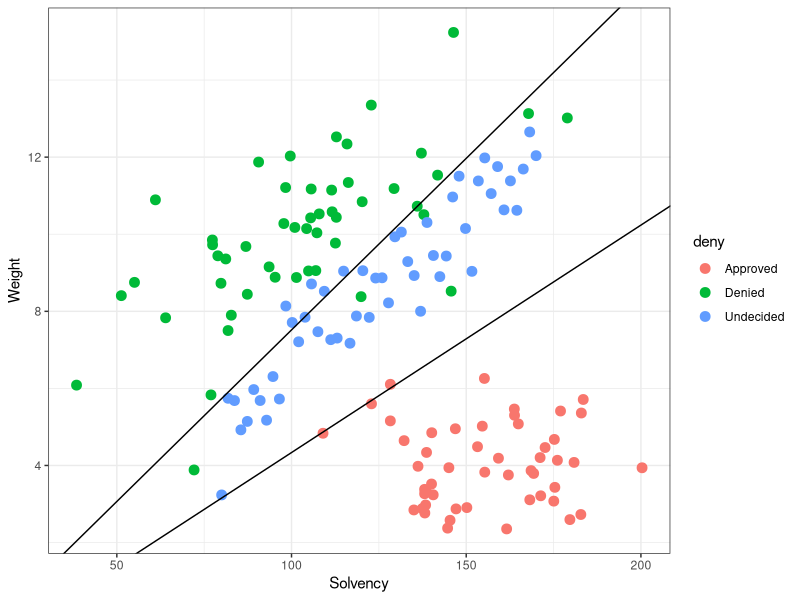

Write R code to recreate this figure.
#setwd("C:/Users/MF/Documents/BGSE/TERM 2/computational methods/problem sets/PS1")

##########################
####### Exercise 1 #######
##########################

# n = number of observations 

genData <- function(n){
  x <- seq(0, n, by = 1)
  y1 <- sin(5*pi*x)+ 0.25*rnorm(length(x))
  y2 <- y1*0.5

  pdf("SampleGraph.pdf",width=7,height=5)
  plot(x, y1, type = "l", col="blue", ylab="y")
  lines(x, y2, type = "l", col="red")
  dev.off()
  
  df <- data.frame( x = x, "signal.1" = y1, "signal.2" = y2)

  write.csv(df, file = "dataset.csv", row.names = FALSE)
  
  return(df)  
}


##########################
####### Exercise 2 #######
##########################

library(mvtnorm)
library(ggplot2)

sigmaXY <- function(rho, sdX, sdY) {
  covTerm <- rho * sdX * sdY
  VCmatrix <- matrix(c(sdX^2, covTerm, covTerm, sdY^2), 
                     2, 2, byrow = TRUE)
  return(VCmatrix)
}

genBVN <- function(n = 1, seed = NA, muXY=c(0,1), sigmaXY=diag(2)) {
  if(!is.na(seed)) set.seed(seed)
  rdraws <- rmvnorm(n, mean = muXY, sigma = sigmaXY)
  return(rdraws)
}


loanData <- function(noApproved, noDenied, muApproved, muDenied, sdApproved, 
                     sdDenied, rhoApproved, rhoDenied, seed=1111) {
  sigmaApproved <- sigmaXY(rho=rhoApproved, sdX=sdApproved[1], sdY=sdApproved[2])
  sigmaDenied <- sigmaXY(rho=rhoDenied, sdX=sdDenied[1], sdY=sdDenied[2])
  approved <- genBVN(noApproved, muApproved, sigmaApproved, seed = seed)
  denied <- genBVN(noDenied, muDenied, sigmaDenied, seed = seed+1)
  loanDf <- as.data.frame(rbind(approved,denied))
  deny <- c(rep("Approved", noApproved), rep("Denied", noDenied))
  target = c(rep(0, noApproved), rep(1, noDenied))
  loanDf <- data.frame(loanDf, deny, target)
  colnames(loanDf) <- c("PIratio", "solvency", "deny", "target")
  return(loanDf)
}

loanDf <- loanData(noApproved=50, noDenied=50, c(4, 150), c(10, 100), 
                   c(1,20), c(2,30), -0.1, 0.6, 1221)


# adding new data

undetectedSolvency<-seq(80,170,length.out = 50)
undetectedPI<-seq(5,12,length.out = 50)+rnorm(50,0,1)

new.data<-cbind(undetectedPI, undetectedSolvency, rep('Undecided',50), rep(0,50))
colnames(new.data)<-c("PIratio", "solvency", "deny", "target")

data<-rbind(loanDf, new.data)
data[,c(1,2,4)]<-apply(data[,c(1,2,4)],2,as.numeric)


data$target1<-c( rep(1,50), rep(0,100))
data$target2<-c( rep(0,100), rep(1,50))



# creating bounds

datafit <- lm(as.numeric(target) ~ solvency + PIratio + 1, data=data)

weights <- coef(datafit)[c("solvency", "PIratio")]
bias <- coef(datafit)[1]

intercept <- (-bias + 0.5)/weights["PIratio"]
slope <- -(weights["solvency"]/weights["PIratio"])
bound<-c(intercept, slope)

datafit1 <- lm(as.numeric(target1) ~ solvency + PIratio + 1, data=data)
weights <- coef(datafit1)[c("solvency", "PIratio")]
bias <- coef(datafit1)[1]

intercept <- (-bias + 0.5)/weights["PIratio"]
slope <- -(weights["solvency"]/weights["PIratio"])
bound1<-c(intercept, slope)

# saving and plotting the data

final.data <- data[,1:3]

final.data$approved <- predict.lm(datafit1)
final.data$approved[final.data$approved >= 0.5] <- 1
final.data$approved[final.data$approved < 0.5] <- 0

final.data$denied <- predict.lm(datafit)
final.data$denied[final.data$denied >= 0.5] <- 1
final.data$denied[final.data$denied < 0.5] <- 0

final.data$undecided <- 0
final.data$undecided[final.data$approved == 0 & final.data$denied ==0] <- 1

# exporting csv

write.csv(final.data, file = "predictions.csv", row.names = FALSE)

# exporting pdf

pdf('discFunction3C.pdf')
print(ggplot(data = data, aes(x = solvency, y = PIratio, colour=deny, fill=deny)) + 
        geom_point(size=3) +
        xlab("Solvency") +
        ylab("Weight") +
        theme_bw() +
        geom_abline(intercept = bound[1], slope = bound[2])+
        geom_abline(intercept = bound1[1], slope = bound1[2]))

dev.off()